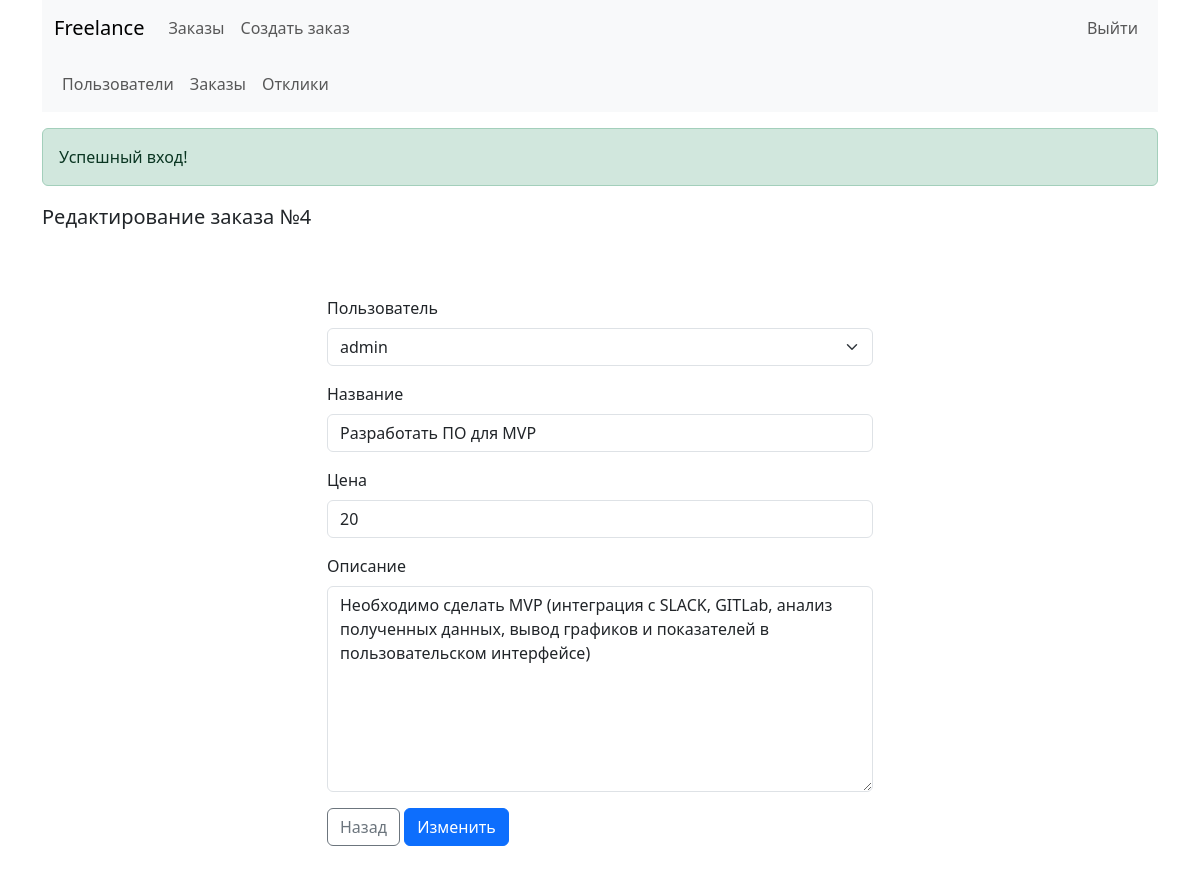
/admin/order/edit/4 (signed in), run on the app's committed database.
### tables this page shows
CREATE TABLE `orders` (
  `id` int NOT NULL,
  `title` varchar(255) NOT NULL,
  `description` text NOT NULL,
  `price` int DEFAULT NULL,
  `user_id` int NOT NULL
);

### app/Core/View.php (called while the page is built, shortened)
<?php
abstract class View
{
    public function html(string $template = 'index', array $data = []): void
    {
        include 'app/layouts/layout.tpl.php';
        die();
    }
}

### index.php (called while the page is built, shortened)
<?php
$router = new Router;
$router->run();

### app/Core/DB.php (called while the page is built, shortened)
<?php
class DB
{
    private PDO $connect;
    private $options = [
        PDO::ATTR_DEFAULT_FETCH_MODE => PDO::FETCH_ASSOC,
    ];
    public function __construct()
    {
        global $dbConfig;
        $dsn           = "mysql:dbname={$dbConfig['dbname']};host={$dbConfig['host']};port={$dbConfig['port']}";
        $this->connect = new \PDO ($dsn, $dbConfig['username'], $dbConfig['password'], $this->options);
    }
    public function execute($sql, $params = [])
    {
        $query = $this->connect->prepare($sql);
        $query->execute($params);
        return $query;
    }
    public function get($sql, $params = []): array | bool
    {
        $query = $this->execute($sql, $params);
        return $query->fetch();
    }
}

### app/Models/OrderModel.php (called while the page is built, shortened)
<?php
class OrderModel extends Model {
    public function get(int $id): array|bool {
        $sql = 'SELECT
                o.id, o.title, o.description, o.price, o.user_id, u.login AS user_login, COUNT(a.order_id) AS applications_count
            FROM `orders` AS o
                JOIN `users` AS u ON o.user_id = u.id
                LEFT JOIN applications AS a ON a.order_id = o.id
            WHERE o.id = ?
            GROUP BY o.id';
        return $this->database->get($sql, [$id]);
    }
}

### app/Core/Controller.php (called while the page is built, shortened)
<?php
abstract class Controller {
    protected Model $model;
    public function requireItem() {
        $this->item = $this->model->get($_GET['id']);
    }
}

### app/Core/Authorization.php (called while the page is built, shortened)
<?php
class Authorization
{
    public static function getUserByID(int $id): array | bool
    {
        $database = new DB;
        $sql      = "SELECT * FROM users WHERE id = ?";
        return $database->get($sql, [$id]);
    }
    public static function getCurrentUserID(): int
    {
        return $_SESSION['user_id'] ?? 0;
    }
    public static function getCurrentUser(): array | bool
    {
        $currentUserID = self::getCurrentUserID();
        if ($currentUserID) {
            return self::getUserByID($currentUserID);
        }
        return false;
    }
    public static function isAdmin(): bool
    {
        $user = self::getCurrentUser();
        if ($user) {
            return $user['is_admin'];
        }
        return false;
    }
}

### app/Core/Redirect.php (called while the page is built, shortened)
<?php
class Redirect
{
    public static function redirectIfIsNotAdmin($url)
    {
        if (!Authorization::isAdmin()) {
            $_SESSION['danger'] = 'У вас нет прав';
            self::redirect($url);
        }
    }
}

### app/layouts/admin/orders/edit.tpl.php (the view)
<p class="fs-5 fw-medium">Редактирование заказа №<?=$data['order']['id']?></p>
<div class="row">
    <div class="col-lg-6 offset-lg-3">
        <form class="my-5" action="/admin/order/edit/<?=$data['order']['id']?>" method="POST">
            <div class="mb-3">
                <label for="user_id" class="form-label">Пользователь</label>
                <select class="form-select" id="user_id" name="user_id">
                    <?php foreach ($data['users'] as $user) : ?>
                        <option value="<?= $user['id'] ?>"><?= $user['login'] ?></option>
                    <?php endforeach; ?>
                </select>
            </div>
            <div class="mb-3">
                <label for="title" class="form-label">Название</label>
                <input type="text" class="form-control" id="title" name="title" value="<?=$data['order']['title'] ?? ''?>">
            </div>
            <div class="mb-3">
                <label for="price" class="form-label">Цена</label>
                <input type="number" class="form-control" id="price" name="price" value="<?=$data['order']['price'] ?? ''?>">
            </div>
            <div class="mb-3">
                <label for="description" class="form-label">Описание</label>
                <textarea class="form-control" id="description" name="description" rows="8"><?=$data['order']['description'] ?? ''?></textarea>
            </div>
            <a href="/admin/order" class="btn btn-outline-secondary">Назад</a>
            <button type="submit" class="btn btn-primary">Изменить</button>
        </form>
    </div>
</div>

### data on the page
orders: id "4", title "Разработать ПО для MVP", price "20", description "Необходимо сделать MVP (интеграция с SLACK, GITLab, анализ полученных данных, вывод графиков и показателей в пользовательском интерфейсе)"

### other printed values
$_SESSION[$notify] "Успешный вход!"
form field user_id "admin"
